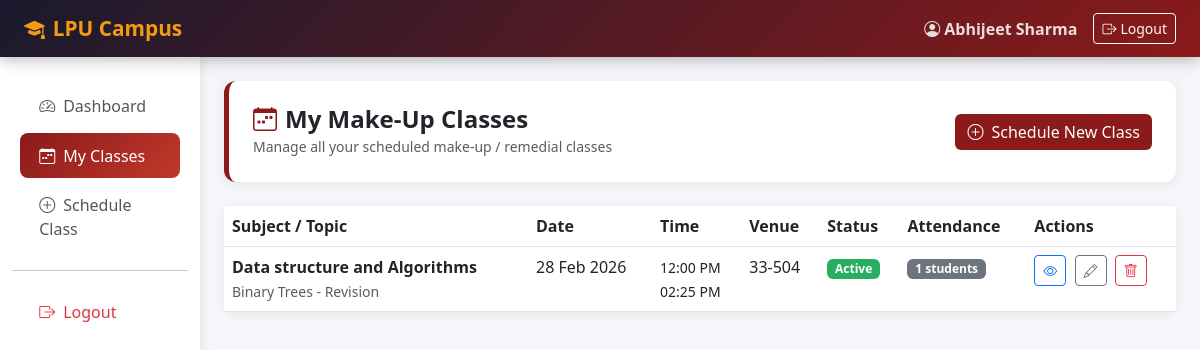
Screenshot of /classes/ (signed in) with the database file from the repository.
### attendance/models.py (models this page shows, shortened)
class MakeUpClass(models.Model):
    STATUS_CHOICES = [
        ('upcoming', 'Upcoming'),
        ('active', 'Active'),
        ('completed', 'Completed'),
        ('cancelled', 'Cancelled'),
    ]
    faculty = models.ForeignKey(User, on_delete=models.CASCADE, related_name='makeup_classes')
    subject = models.CharField(max_length=150)
    topic = models.CharField(max_length=200, blank=True)
    date = models.DateField()
    start_time = models.TimeField()
    end_time = models.TimeField()
    venue = models.CharField(max_length=100)
    status = models.CharField(max_length=10, choices=STATUS_CHOICES, default='upcoming')
    description = models.TextField(blank=True)
    created_at = models.DateTimeField(auto_now_add=True)
    class Meta:
        ordering = ['-date', '-start_time']
    def get_active_code(self):
        return self.remedial_codes.filter(is_active=True).first()
    def total_attendance(self):
        return MakeUpAttendance.objects.filter(makeup_class=self, is_present=True).count()

### attendance/views.py (the view)
# urls.py: path('classes/', views.faculty_classes, name='faculty_classes'),
@login_required
def faculty_classes(request):
    profile = get_object_or_404(UserProfile, user=request.user)
    if not profile.is_faculty():
        return redirect('dashboard')
    classes = MakeUpClass.objects.filter(faculty=request.user).order_by('-date')
    return render(request, 'attendance/faculty_classes.html', {'classes': classes})

### attendance/models.py (called while the page is built)
    def is_faculty(self):
        return self.role == 'faculty'

    def is_expired(self):
        return timezone.now() > self.expires_at

    def is_valid(self):
        return self.is_active and not self.is_expired()

### attendance/templates/attendance/faculty_classes.html (shortened to what this page needs)
{% extends 'attendance/base.html' %}
{% block content %}
<div class="page-header d-flex justify-content-between align-items-center">
    <div>
        <h4 class="mb-0 fw-bold"><i class="bi bi-calendar-week me-2" style="color:#8B1A1A;"></i>My Make-Up Classes</h4>
        <small class="text-muted">Manage all your scheduled make-up / remedial classes</small>
    </div>
    <a href="{% url 'schedule_class' %}" class="btn btn-lpu btn-primary">
        <i class="bi bi-plus-circle me-2"></i>Schedule New Class
    </a>
</div>
<div class="card">
    <div class="card-body p-0">
        <table class="table table-hover mb-0">
            <thead class="table-lpu">
                <tr>
                    <th>Subject / Topic</th>
                    <th>Date</th>
                    <th>Time</th>
                    <th>Venue</th>
                    <th>Status</th>
                    <th>Attendance</th>
                    <th>Actions</th>
                </tr>
            </thead>
            <tbody>
                {% for cls in classes %}
                <tr>
                    <td>
                        <strong>{{ cls.subject }}</strong>
                        {% if cls.topic %}<br><small class="text-muted">{{ cls.topic }}</small>{% endif %}
                    </td>
                    <td>{{ cls.date|date:"d M Y" }}</td>
                    <td>
                        <small>{{ cls.start_time|time:"h:i A" }}<br>{{ cls.end_time|time:"h:i A" }}</small>
                    </td>
                    <td>{{ cls.venue }}</td>
                    <td>
                        <span class="badge badge-{{ cls.status }} text-white">{{ cls.get_status_display }}</span>
                    </td>
                    <td>
                        <span class="badge bg-secondary">{{ cls.total_attendance }} students</span>
                    </td>
                    <td>
                        <a href="{% url 'class_detail' cls.pk %}" class="btn btn-sm btn-outline-primary me-1">
                            <i class="bi bi-eye"></i>
                        </a>
                        <a href="{% url 'edit_class' cls.pk %}" class="btn btn-sm btn-outline-secondary me-1">
                            <i class="bi bi-pencil"></i>
                        </a>
                        <a href="{% url 'delete_class' cls.pk %}" class="btn btn-sm btn-outline-danger">
                            <i class="bi bi-trash"></i>
                        </a>
                    </td>
                </tr>
                {% endfor %}
            </tbody>
        </table>
    </div>
</div>
{% endblock %}

### attendance/templates/attendance/base.html (shortened to what this page needs)
<!DOCTYPE html>
<html lang="en">
<head>
    <link href="https://cdn.jsdelivr.net/npm/bootstrap@5.3.0/dist/css/bootstrap.min.css" rel="stylesheet">
    <link href="https://cdn.jsdelivr.net/npm/bootstrap-icons@1.11.0/font/bootstrap-icons.css" rel="stylesheet">
</head>
<body>
<nav class="navbar navbar-expand-lg navbar-lpu">
    <div class="container-fluid px-4">
        <a class="navbar-brand" href="{% url 'dashboard' %}">
            <i class="bi bi-mortarboard-fill me-2"></i>LPU Campus
        </a>
        <div class="collapse navbar-collapse" id="navbarNav">
            <ul class="navbar-nav ms-auto align-items-center gap-2">
                {% if user.is_authenticated %}
                <li class="nav-item">
                    <span class="nav-link text-warning fw-semibold">
                        <i class="bi bi-person-circle me-1"></i>{{ user.get_full_name|default:user.username }}
                    </span>
                </li>
                <li class="nav-item">
                    <a class="btn btn-outline-light btn-sm" href="{% url 'logout' %}">
                        <i class="bi bi-box-arrow-right me-1"></i>Logout
                    </a>
                </li>
                {% endif %}
            </ul>
        </div>
    </div>
</nav>
<div class="container-fluid">
    <div class="row">
        {% if user.is_authenticated %}
        <div class="col-md-2 sidebar d-none d-md-block">
            <ul class="nav flex-column">
                <li class="nav-item">
                    <a class="nav-link {% if request.resolver_match.url_name == 'dashboard' %}active{% endif %}"
                       href="{% url 'dashboard' %}">
                        <i class="bi bi-speedometer2"></i>Dashboard
                    </a>
                </li>
                {% if user.profile.role == 'faculty' %}
                <li class="nav-item">
                    <a class="nav-link {% if 'class' in request.resolver_match.url_name %}active{% endif %}"
                       href="{% url 'faculty_classes' %}">
                        <i class="bi bi-calendar-week"></i>My Classes
                    </a>
                </li>
                <li class="nav-item">
                    <a class="nav-link" href="{% url 'schedule_class' %}">
                        <i class="bi bi-plus-circle"></i>Schedule Class
                    </a>
                </li>
                {% endif %}
                <hr>
                <li class="nav-item">
                    <a class="nav-link text-danger" href="{% url 'logout' %}">
                        <i class="bi bi-box-arrow-right"></i>Logout
                    </a>
                </li>
            </ul>
        </div>
        {% endif %}
        <div class="col-md-{% if user.is_authenticated %}10{% else %}12{% endif %} py-4 px-4">
            {% block content %}{% endblock %}
        </div>
    </div>
</div>
</body>
</html>

### attendance/templates/attendance/base.html (style rules this page uses)
:root { --lpu-primary: #8B1A1A; --lpu-secondary: #C0392B; --lpu-gold: #F39C12; --lpu-dark: #1a1a2e; }
body { background: #f4f6f9; font-family: 'Segoe UI', sans-serif; }
.navbar-lpu { background: linear-gradient(135deg, var(--lpu-dark) 0%, var(--lpu-primary) 100%); box-shadow: 0 2px 15px rgba(0,0,0,0.3); }
.navbar-lpu .navbar-brand { color: var(--lpu-gold) !important; font-weight: 700; font-size: 1.3rem; }
.navbar-lpu .nav-link { color: rgba(255,255,255,0.85) !important; transition: color 0.2s; }
.sidebar { background: white; min-height: calc(100vh - 66px); box-shadow: 2px 0 10px rgba(0,0,0,0.08); padding-top: 1.5rem; }
.sidebar .nav-link { color: #555; padding: 0.65rem 1.2rem; border-radius: 8px; margin: 0.15rem 0.5rem; transition: all 0.2s; }
.sidebar .nav-link:hover, .sidebar .nav-link.active { background: linear-gradient(135deg, var(--lpu-primary), var(--lpu-secondary)); color: white !important; }
.sidebar .nav-link i { margin-right: 8px; width: 18px; }
.card { border: none; box-shadow: 0 2px 12px rgba(0,0,0,0.07); border-radius: 12px; }
.badge-active { background: #27AE60; }
.btn-lpu { background: var(--lpu-primary); color: white; border: none; }
.page-header { background: white; border-radius: 12px; padding: 1.5rem; margin-bottom: 1.5rem; box-shadow: 0 2px 12px rgba(0,0,0,0.07); border-left: 5px solid var(--lpu-primary); }

### rows the page displays
MakeUpClass: subject "Data structure and Algorithms", topic "Binary Trees - Revision", date "28 Feb 2026", start_time "12:00 PM", end_time "02:25 PM", venue "33-504", status "Active", total_attendance "1"

### other values shown
{{ user.get_full_name|default:user.username }} "Abhijeet Sharma"
